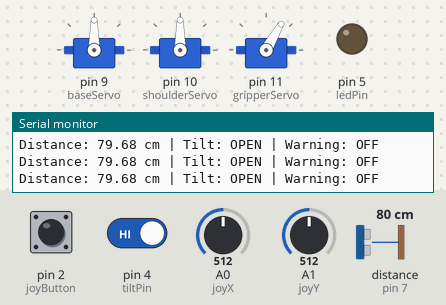
The sketch below on a simulated Arduino Uno, built with avr-gcc and run on an emulated ATmega328P. Shown: 3 × servo, output pins drawn as LEDs (lit = HIGH), the last lines printed to the serial monitor. Wiring (inferred from the names in the program): ultrasonic range finder: trigger pin 6; echo pin 7. Inputs (shaded band) come from the test bench; at power-on: A0 (joyX) = 512, distance to the obstacle (sensor on pin 7) 80 cm, A1 (joyY) = 512, pin 2 (joyButton) HIGH, pin 4 (tiltPin) HIGH. The echo pulse lasts 58.3 µs per cm; pins used as bus, display or sensor lines are not drawn.

Above: at 1.2 s.
1.3 s: A0 (joyX) set to 457
2.8 s: A0 (joyX) set to 439
At 3.28 s:
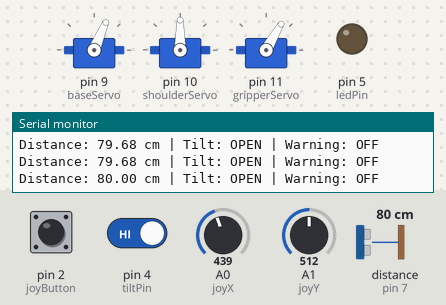
At 5.5 s:
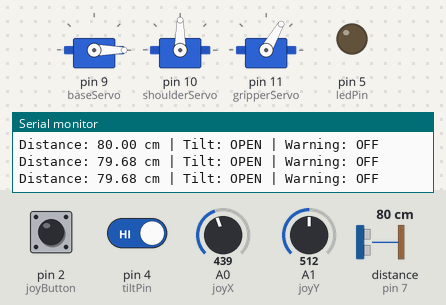
5.8 s: distance to the obstacle (sensor on pin 7) set to 18 cm
8.8 s: distance to the obstacle (sensor on pin 7) set to 14 cm
At 9.5 s:
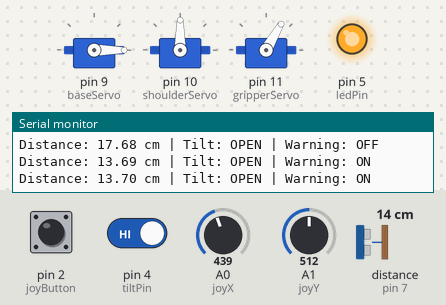
10.5 s: A1 (joyY) set to 465
12.0 s: A1 (joyY) set to 441
At 14.4 s:
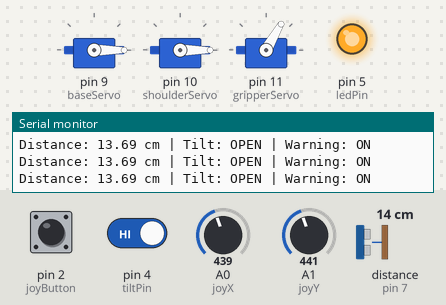
Timing chart, 0 to 15.9 s (numbered marks = the images above; inputs shaded):
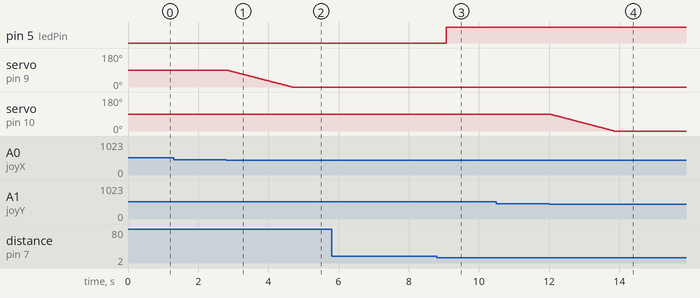

The sketch:

RoboticArm_Complete.ino
```cpp
#include <Servo.h>

// Servo motors
Servo baseServo;
Servo shoulderServo;
Servo gripperServo;

// Joystick pins
const int joyX = A0;
const int joyY = A1;
const int joyButton = 2;

// Sensor pins
const int trigPin = 6;
const int echoPin = 7;
const int tiltPin = 4;
const int ledPin = 5;

// Servo positions
int baseAngle = 90;
int shoulderAngle = 90;

const int gripperOpen = 60;
const int gripperClosed = 110;
bool gripperIsClosed = false;

// Button debounce
bool lastButtonState = HIGH;
unsigned long lastButtonTime = 0;

// Sensor timing
unsigned long lastSensorTime = 0;
const unsigned long sensorInterval = 250;

bool objectNearby = false;
bool tiltWarning = false;

void setup() {
  Serial.begin(9600);

  baseServo.attach(9);
  shoulderServo.attach(10);
  gripperServo.attach(11);

  baseServo.write(baseAngle);
  shoulderServo.write(shoulderAngle);
  gripperServo.write(gripperOpen);

  pinMode(joyButton, INPUT_PULLUP);
  pinMode(trigPin, OUTPUT);
  pinMode(echoPin, INPUT);
  pinMode(tiltPin, INPUT_PULLUP);
  pinMode(ledPin, OUTPUT);

  digitalWrite(trigPin, LOW);
  digitalWrite(ledPin, LOW);

  Serial.println("Robotic Arm Ready");
}

void loop() {
  // Read joystick
  int xValue = analogRead(joyX);
  int yValue = analogRead(joyY);

  // Move base
  if (xValue < 450) {
    baseAngle--;
  } else if (xValue > 570) {
    baseAngle++;
  }

  // Move shoulder
  if (yValue < 450) {
    shoulderAngle--;
  } else if (yValue > 570) {
    shoulderAngle++;
  }

  baseAngle = constrain(baseAngle, 0, 180);
  shoulderAngle = constrain(shoulderAngle, 0, 180);

  baseServo.write(baseAngle);
  shoulderServo.write(shoulderAngle);

  // Toggle gripper when joystick button is pressed
  bool buttonState = digitalRead(joyButton);

  if (lastButtonState == HIGH &&
      buttonState == LOW &&
      millis() - lastButtonTime > 200) {

    gripperIsClosed = !gripperIsClosed;

    gripperServo.write(
      gripperIsClosed ? gripperClosed : gripperOpen
    );

    lastButtonTime = millis();
  }

  lastButtonState = buttonState;

  // Read sensors periodically
  if (millis() - lastSensorTime >= sensorInterval) {
    lastSensorTime = millis();

    // Trigger ultrasonic measurement
    digitalWrite(trigPin, LOW);
    delayMicroseconds(2);
    digitalWrite(trigPin, HIGH);
    delayMicroseconds(10);
    digitalWrite(trigPin, LOW);

    unsigned long duration =
      pulseIn(echoPin, HIGH, 30000UL);

    float distance = duration * 0.0343 / 2.0;

    // No echo is not treated as a nearby object
    objectNearby = duration > 0 && distance < 15.0;

    // Tilt switch warning
    tiltWarning = digitalRead(tiltPin) == LOW;

    // Warning LED: either sensor can activate it
    digitalWrite(
      ledPin,
      (objectNearby || tiltWarning) ? HIGH : LOW
    );

    Serial.print("Distance: ");

    if (duration > 0) {
      Serial.print(distance);
      Serial.print(" cm");
    } else {
      Serial.print("No echo");
    }

    Serial.print(" | Tilt: ");
    Serial.print(tiltWarning ? "CLOSED" : "OPEN");

    Serial.print(" | Warning: ");
    Serial.println(
      (objectNearby || tiltWarning) ? "ON" : "OFF"
    );
  }

  delay(20);
}
```

Measured:
- the behaviour switches between 450 and 449 on A0 (joyX) (found by bisection; images 0 and 1)
- the behaviour switches between 16 and 15 cm on distance to the obstacle (sensor on pin 7) (found by bisection; images 2 and 3)
- the behaviour switches between 450 and 449 on A1 (joyY) (found by bisection; images 3 and 4)
- after the input at 2.8 s, servo on pin 9 (baseServo): moves from 90° to 0° over 1.9 s, starting at once
- after the input at 8.8 s, pin 5 (ledPin): LOW → HIGH after 0.26 s
- after the input at 12.0 s, servo on pin 10 (shoulderServo): moves from 90° to 0° over 1.8 s, starting at once
